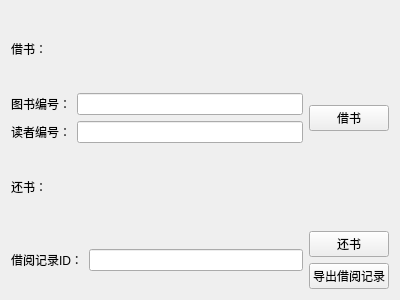
<?xml version="1.0" encoding="UTF-8"?>
<ui version="4.0">
 <class>borrowpanel</class>
 <widget class="QWidget" name="borrowpanel">
  <property name="geometry">
   <rect>
    <x>0</x>
    <y>0</y>
    <width>400</width>
    <height>300</height>
   </rect>
  </property>
  <property name="windowTitle">
   <string>Form</string>
  </property>
  <layout class="QVBoxLayout" name="verticalLayout_2">
   <item>
    <layout class="QHBoxLayout" name="horizontalLayout_5">
     <item>
      <widget class="QLabel" name="label_5">
       <property name="text">
        <string>借书：</string>
       </property>
      </widget>
     </item>
     <item>
      <spacer name="horizontalSpacer_2">
       <property name="orientation">
        <enum>Qt::Orientation::Horizontal</enum>
       </property>
       <property name="sizeHint" stdset="0">
        <size>
         <width>40</width>
         <height>20</height>
        </size>
       </property>
      </spacer>
     </item>
    </layout>
   </item>
   <item>
    <layout class="QHBoxLayout" name="horizontalLayout">
     <item>
      <layout class="QFormLayout" name="formLayout">
       <item row="0" column="0">
        <widget class="QLabel" name="label">
         <property name="text">
          <string>图书编号：</string>
         </property>
        </widget>
       </item>
       <item row="0" column="1">
        <widget class="QLineEdit" name="borrowBookIdEdit"/>
       </item>
       <item row="1" column="0">
        <widget class="QLabel" name="label_2">
         <property name="text">
          <string>读者编号：</string>
         </property>
        </widget>
       </item>
       <item row="1" column="1">
        <widget class="QLineEdit" name="borrowReaderIdEdit"/>
       </item>
      </layout>
     </item>
     <item>
      <widget class="QPushButton" name="borrowBtn">
       <property name="text">
        <string>借书</string>
       </property>
      </widget>
     </item>
    </layout>
   </item>
   <item>
    <layout class="QHBoxLayout" name="horizontalLayout_4">
     <item>
      <widget class="QLabel" name="label_4">
       <property name="text">
        <string>还书：</string>
       </property>
      </widget>
     </item>
     <item>
      <spacer name="horizontalSpacer">
       <property name="orientation">
        <enum>Qt::Orientation::Horizontal</enum>
       </property>
       <property name="sizeHint" stdset="0">
        <size>
         <width>40</width>
         <height>20</height>
        </size>
       </property>
      </spacer>
     </item>
    </layout>
   </item>
   <item>
    <layout class="QHBoxLayout" name="horizontalLayout_3">
     <item>
      <layout class="QHBoxLayout" name="horizontalLayout_2">
       <item>
        <widget class="QLabel" name="label_3">
         <property name="text">
          <string>借阅记录ID：</string>
         </property>
        </widget>
       </item>
       <item>
        <widget class="QLineEdit" name="returnBorrowIdEdit"/>
       </item>
      </layout>
     </item>
     <item>
      <layout class="QVBoxLayout" name="verticalLayout">
       <item>
        <widget class="QPushButton" name="returnBtn">
         <property name="text">
          <string>还书</string>
         </property>
        </widget>
       </item>
       <item>
        <widget class="QPushButton" name="exportBorrowBtn">
         <property name="text">
          <string>导出借阅记录</string>
         </property>
        </widget>
       </item>
      </layout>
     </item>
    </layout>
   </item>
  </layout>
 </widget>
 <resources/>
 <connections/>
</ui>
